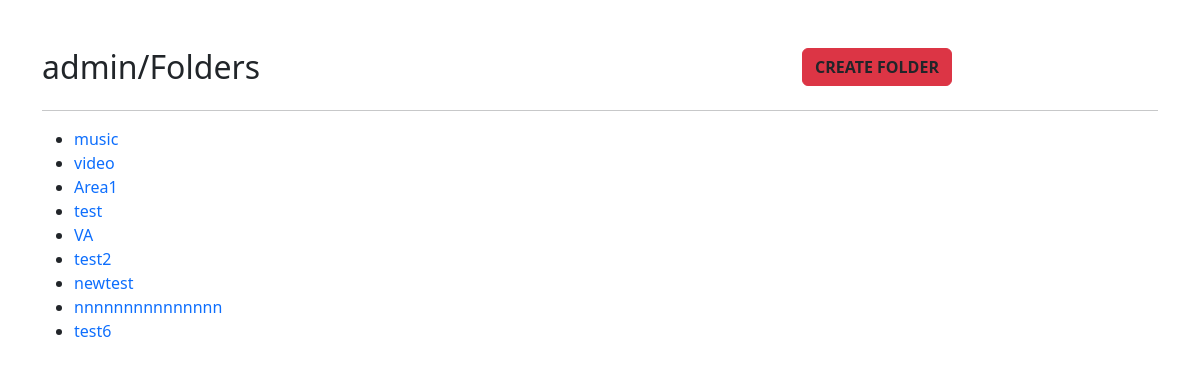
The app's page /folders (signed in), older data.
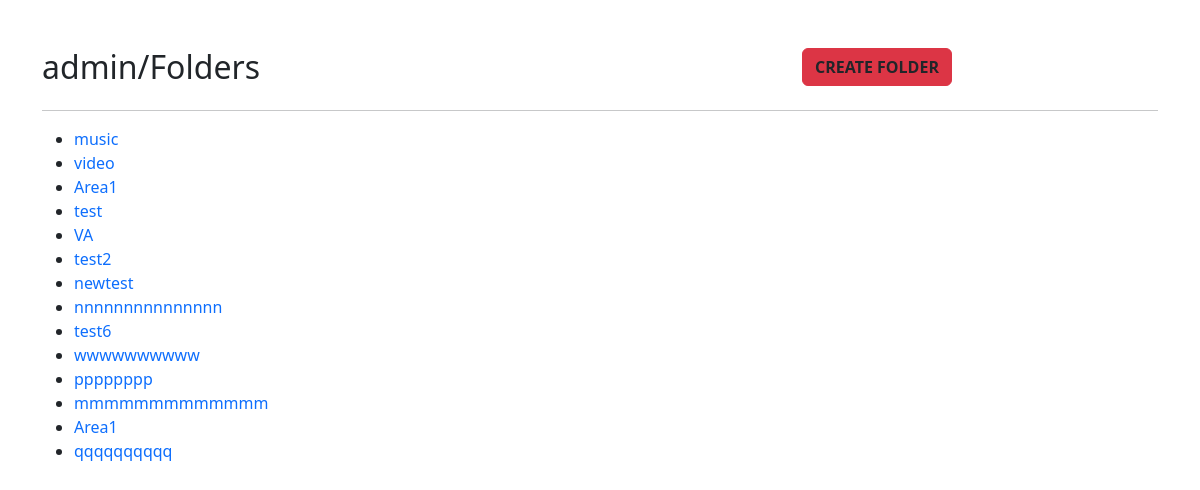
The same page, newer data.
### FileApp/models.py (models this page shows, shortened)
class Folder(models.Model):
    name = models.CharField(max_length=100)
    user = models.ForeignKey(User, on_delete=models.CASCADE)

### FileApp/views.py (the view)
# urls.py: path('folders',Folders, name='folders'),
@login_required
def Folders(request):
    user = request.user
    Folders = Folder.objects.filter(user=user)
    return render(request,"FileApp/Folders.html", {"Folders": Folders })

### File_Managment/templates/FileApp/Folders.html (shortened to what this page needs)
<!DOCTYPE html>
<html lang="en">
<head>
    {% load static %}
    <link rel="stylesheet" href="{% static 'css/bootstrap.min.css' %}">
    <link rel="stylesheet" href="{% static 'css/bootstrap.rtl.min.css' %}">
    <link rel="stylesheet" href="{% static 'css/style.css' %}">
</head>
<body class="container">
    <div class="row">
        <div class="col-8 mt-5 fw-bold">
            <h2>{{user.username}}/Folders</h2>
        </div>
        <div class="col-4 mt-5">
            <button class="btn btn-danger fw-bold align-bottom"><a class="text-dark" href="{% url 'creatfolder' %}">CREATE FOLDER</a></button>
        </div>
    </div>
    <hr>
    <ul>
        {% for Folder in Folders %}
        <li>
            <a href="{% url 'file' Folder.id %}">
                {{ Folder.name }}
            </a>
        </li>
        {% endfor %}
    </ul>
</body>
</html>

Row changes from the older to the newer data that the page shows:
added Folder: name "wwwwwwwwww"
added Folder: name "pppppppp"
added Folder: name "mmmmmmmmmmmmm"
added Folder: name "Area1"
added Folder: name "qqqqqqqqqq"
